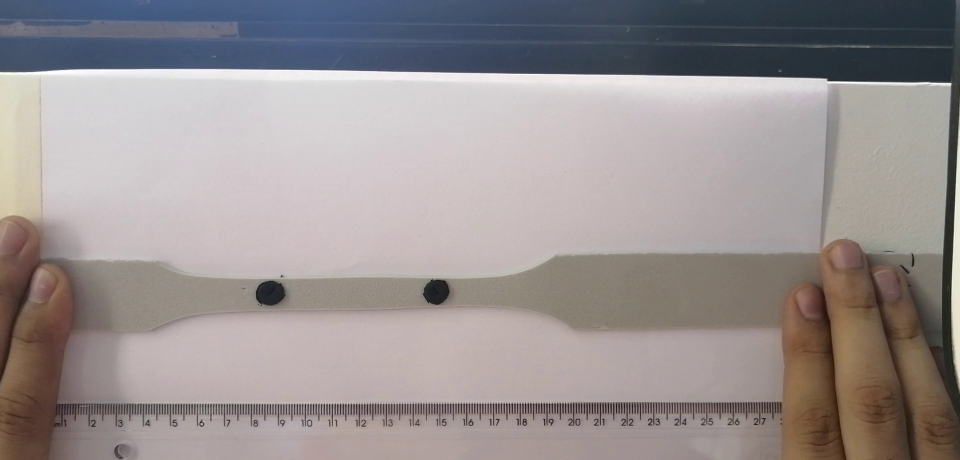
#> input picture trabalho_1/1000.jpg, 1920 x 920 px (shown at 1/2 size)
$ python hough2.py
#> lines starting #> are read from the running program, lines starting #| are printed output that depends on the picture; after the words box and inside, x2 and y2 are one past the last pixel; in counts of white or black regions, pixels touching at a corner belong together; long printed decimals are rounded
import sys
import cv2
import numpy as np
import math


def main(argv):
    cv2.namedWindow('Image', cv2.WINDOW_NORMAL)
    cv2.resizeWindow('Image', 640, 480)

    #default_file =  "test1.png"
    #default_file =  "/home/luigy/analise_imagens/data/data2/1000.jpg"
    #default_file =  "/home/luigy/analise_imagens/data/data2/1500.jpg"
    default_file =  "1000.jpg"
    #default_file =  "circle1.jpeg"
    #filename = argv[0] if len(argv) > 0 else default_file
    # Loads an image
    #src = cv.imread(filename)
    src = cv2.imread(default_file)
#> src is the input picture: shape (920, 1920, 3); mean B, G, R 145.8, 145.8, 153
    # Check if image is loaded fine
    if src is None:
        print ('Error opening image!')
        print ('Usage: hough_circle.py [image_name -- default ' + default_file + '] \n')
        return -1


    #cv2.imshow("Image", src)
    #cv2.waitKey(0)
    x=200
    w=1200
    y=200
    h=600
    src=src[y:y+h,x:x+w]
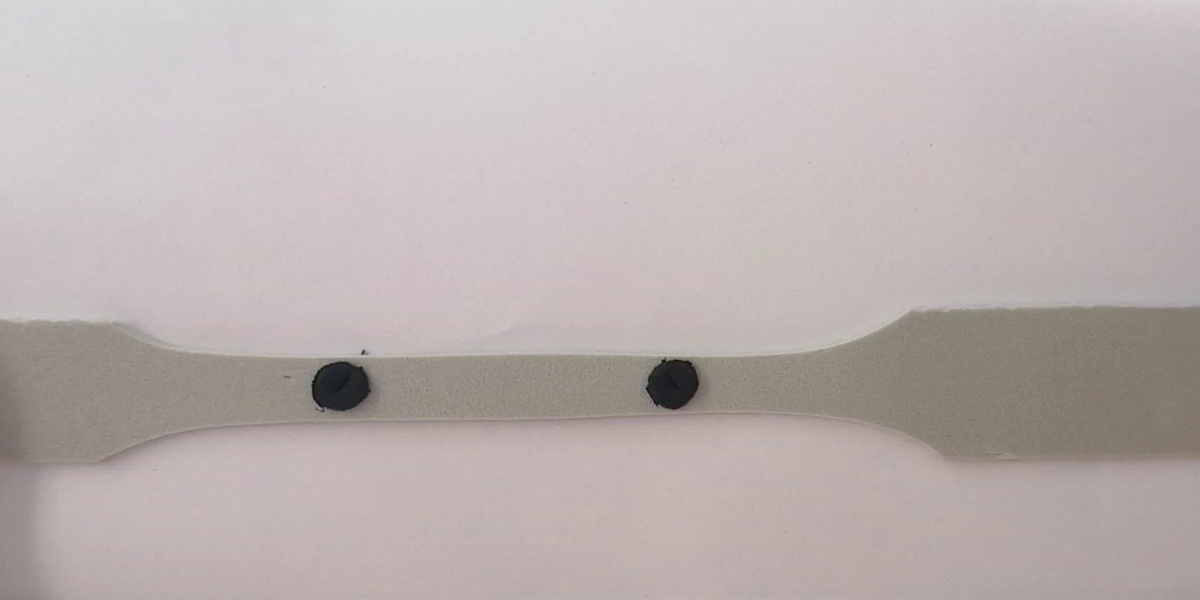
#> src: shape (600, 1200, 3); mean B, G, R 177.1, 178.2, 188.1

    gray = cv2.cvtColor(src, cv2.COLOR_BGR2GRAY)


    gray = cv2.medianBlur(gray, 9)


    rows = gray.shape[0]
#> rows = 600
    #circles = cv2.HoughCircles(gray, cv2.HOUGH_GRADIENT, 1, rows / 8,
    circles = cv2.HoughCircles(gray, cv2.HOUGH_GRADIENT, 1, rows / 4,
                                param1=100, param2=30,
                                minRadius=0, maxRadius=50000)
#> circles = [[338.5, 388.5, 27.5], [669.5, 382.5, 27.1]]
                                #minRadius=0, maxRadius=300)

    print(circles)
#| [[[338.5 388.5  27.5]
#|   [669.5 382.5  27.1]]]
    if circles is not None:
        circles = np.uint16(np.around(circles))
#> circles = [[338, 388, 28], [670, 382, 27]]
        for i in circles[0, :]:
            center = (i[0], i[1])
            # circle center
            cv2.circle(src, center, 1, (0, 100, 100), 3)
            # circle outline
            radius = i[2]
            cv2.circle(src, center, radius, (255, 0, 255), 3)
#> this loop made 2 passes
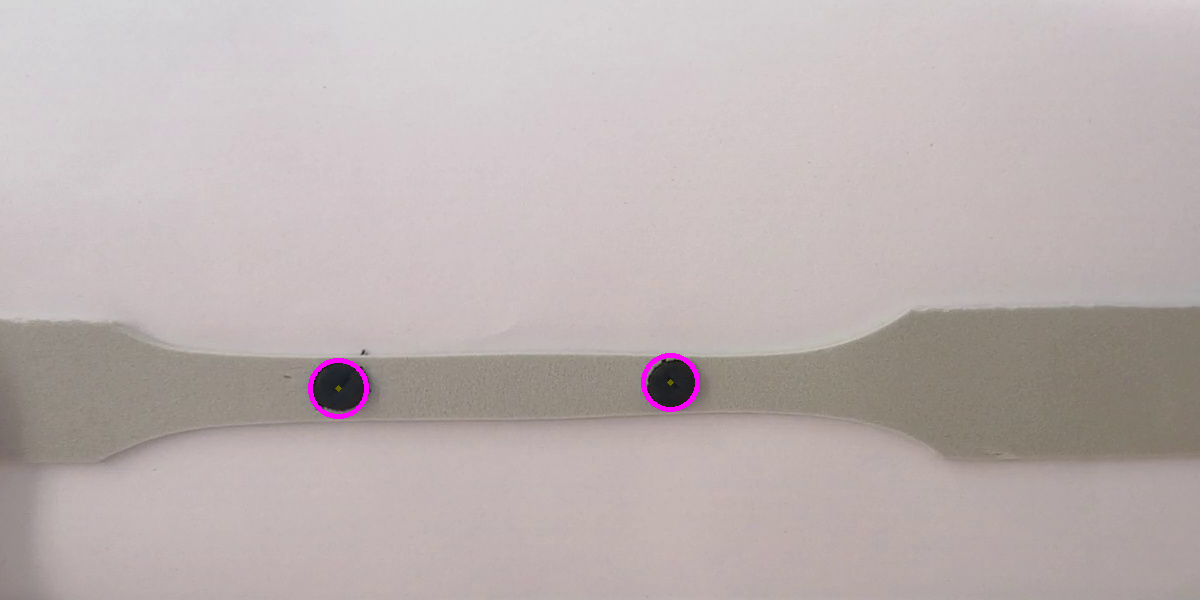
#> src: shape (600, 1200, 3); 0.25% of pixels changed, all inside (x1, y1, x2, y2) = (308, 353, 700, 419)

    if circles is not None:
        if len(circles[0])==2:
            circles = np.uint16(np.around(circles))
            distance = math.sqrt((circles[0][0][0]-circles[0][1][0])^2 + (circles[0][0][1]-circles[0][1][1])^2)
#> distance = 255.4
            print(distance)
#| 255.370

            font = cv2.FONT_HERSHEY_SIMPLEX
#> font = 0
            cv2.putText(src, str(distance), (230, 50), font, 0.8, (0, 0, 255), 2, cv2.LINE_AA)
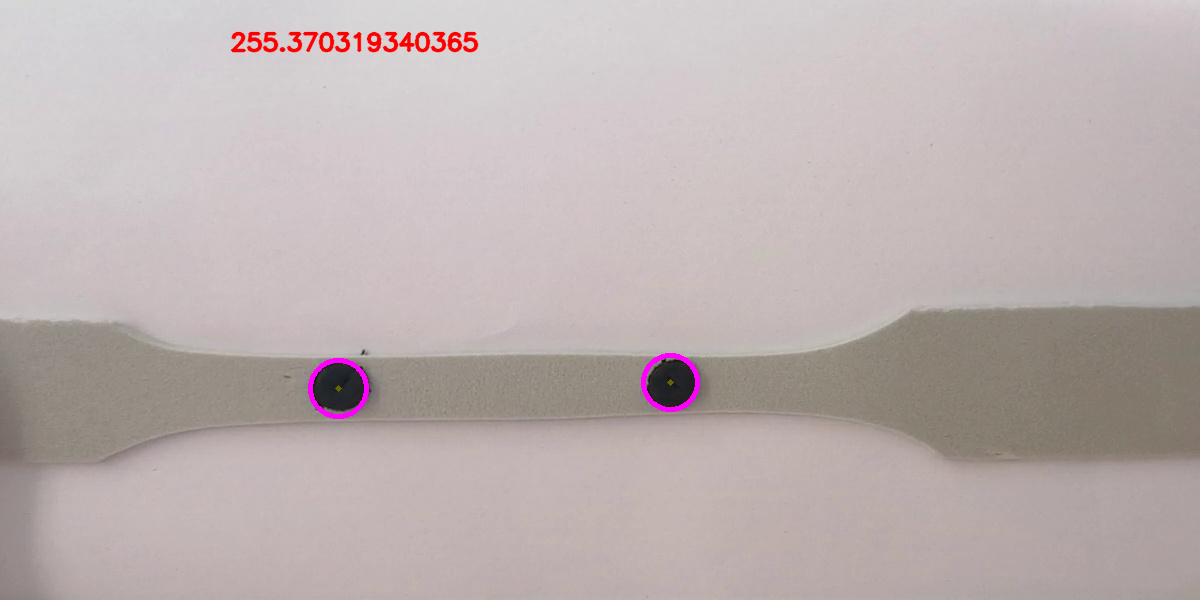
#> src: shape (600, 1200, 3); 0.47% of pixels changed, all inside (x1, y1, x2, y2) = (230, 31, 479, 53)

    cv2.imshow("Image", src)
    cv2.waitKey(0)


    return 0
if __name__ == "__main__":
    #main(sys.argv[1:])#
    main(sys.argv[1:])#

$ run again, with trabalho_1/circle1.jpeg copied over trabalho_1/1000.jpg
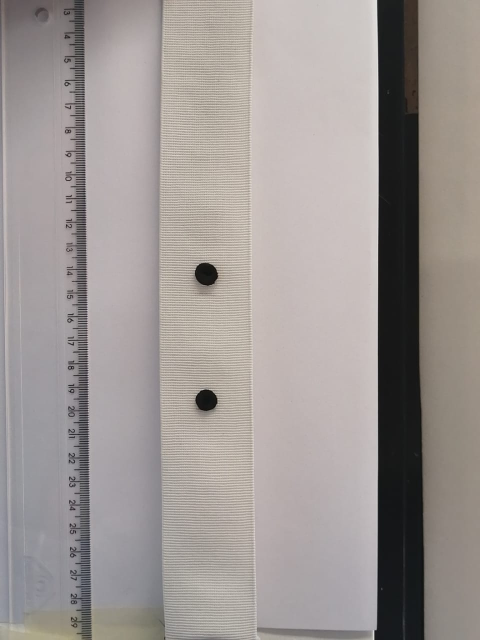
#> input picture trabalho_1/circle1.jpeg, 960 x 1280 px (shown at 1/2 size)
#> in main, src is the input picture: shape (1280, 960, 3); mean B, G, R 148, 150.6, 157.2
#> in main, `gray = cv2.medianBlur(gray, 9)`:
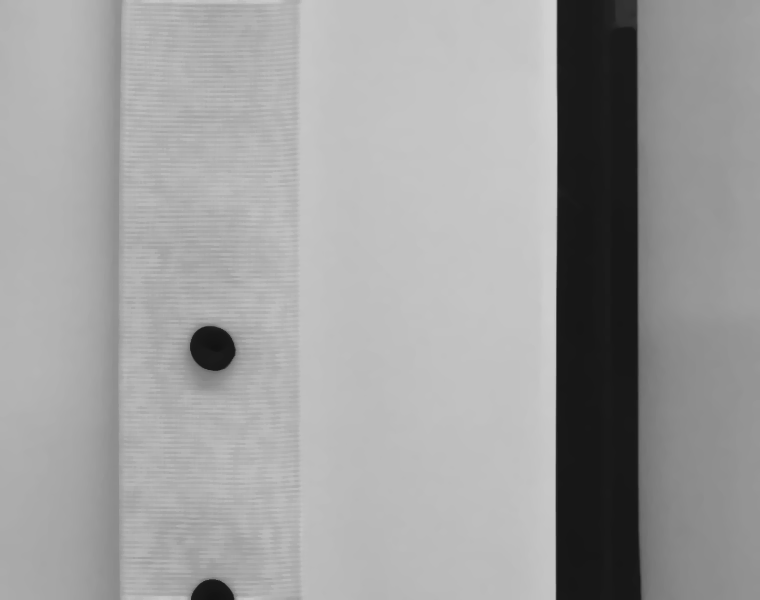
#> gray: shape (600, 760); min 18, max 211, mean 158.4
#> in main, `circles = cv2.HoughCircles(gray, cv2.HOUGH_GRADIENT, 1, rows / 4, para..`: circles = [[213.5, 346.5, 23.6]]
#| [[[213.5 346.5  23.6]]]
#> in main, `circles = np.uint16(np.around(circles))`: circles = [[214, 346, 24]]
#> the loop in main, `for i in circles[0, :]:` made 1 pass
#> after the loop in main, `for i in circles[0, :]:`:
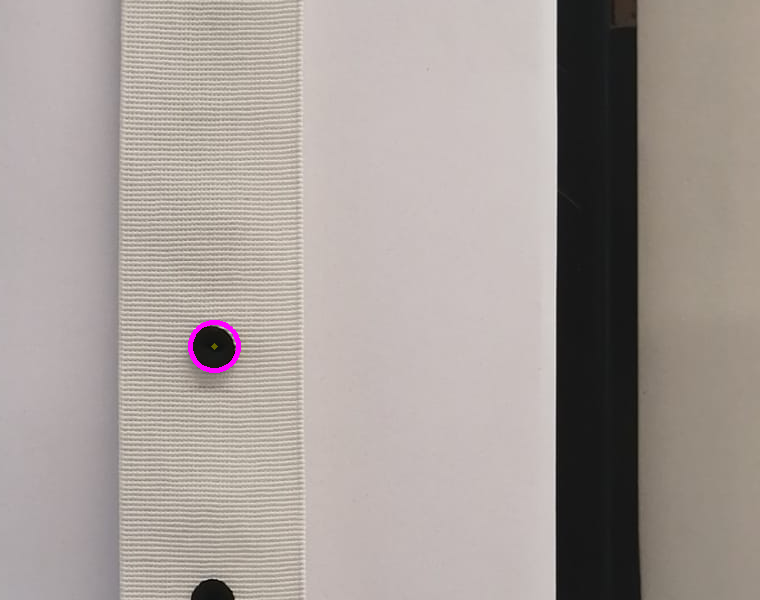
#> src: shape (600, 760, 3); mean B, G, R 152.3, 156.6, 165.3
